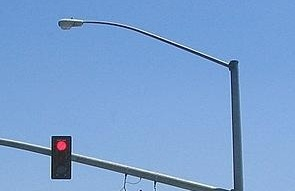
%> input picture 1.jpg, 295 x 191 px
$ octave seg.m   (GNU Octave 9; MATLAB toolbox functions it lacks are replaced by stand-ins)
%> lines starting %> are read from the running program, lines starting %| are printed output that depends on the picture; in (x1, y1, x2, y2) boxes, pixels count from 0 and x2, y2 are one past the last pixel; in counts of white or black regions, pixels touching at a corner belong together; the program's own positions count from 1
clear,clc,close all
image=imread('1.jpg');
%> image is the input picture: size 191x295x3 uint8; mean R, G, B 121.9, 160.8, 209.8
%figure,imshow(image);
%title('Original image');
b=image(:,:,3);
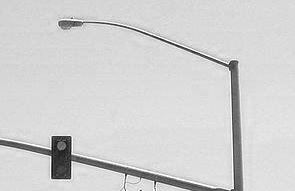
%> b: size 191x295 uint8; min 13, max 255, mean 209.8
%figure,imshow(image)
%I = rgb2gray(image);
%figure,imshow(I);
bw1=im2bw(b);
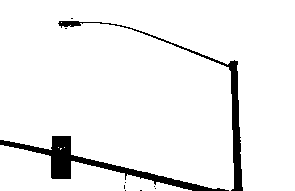
%> bw1: size 191x295 logical; 93.9% white; 10 black regions (8 under 20 px), largest, box (x1, y1, x2, y2) and area: (0, 136, 229, 191) 2036, (58, 21, 243, 191) 1363
%figure,imshow(I);
%bw = imbinarize(I);
%figure,imshow(bw);
bw=imcomplement(bw1);
%figure,imshow(bw);
bwfill= imfill(bw,'holes');
%> bwfill: size 191x295 logical; 6.1% white; 10 white regions (8 under 20 px), largest, box (x1, y1, x2, y2) and area: (0, 136, 229, 191) 2041, (58, 21, 243, 191) 1365
%figure,imshow(bwfill);
seD = strel('disk',10);
BWfinal=imopen(bwfill,seD);
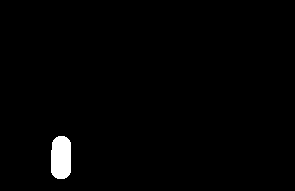
%> BWfinal: size 191x295 logical; 1.4% white; 1 white region, box (x1, y1, x2, y2) and area: (51, 136, 71, 179) 778


[v,~]=bwlabel(BWfinal);
%> v: size 191x295 double; values 0 (black) and 1 (white), 1.4% white; 1 white region
%disp(num);
%figure,imshow(BWfinal);
blobs= regionprops(v,'BoundingBox');
%> blobs = 1 region; box (x1, y1, x2, y2): (51, 136, 71, 179)


%figure,imshow(BWfinal);

%disp(blobs(1).BoundingBox);
%disp(blobs(2).BoundingBox);


[~,num]=bwlabel(BWfinal);
%> num = 1
%disp(num);
if num>1
    for i=1:num
       width=blobs(i).BoundingBox(3);
       hight=blobs(i).BoundingBox(4);
       %disp(blobs(i).BoundingBox);

       diff=abs(width-hight);

       area=width*hight;

       %disp(diff);
       if diff<50
           BWfinal = bwareaopen(BWfinal, area);
           %disp('****')
       end

    end
end

%label=bwlabel(BWfinal);
%ima=(label==1);
%figure,imshow(label==1);

[~,num]=bwlabel(BWfinal);
%disp(num);

   if num>1
       BWnobord = imclearborder(bw,4);
       %figure,imshow(BWnobord);
       seD = strel('rectangle',[20 ,20]);
       BWfinal=imopen(BWnobord,seD);
   end


%seD = strel('square',19);
%seD = strel('rectangle',[20 20]);

%figure,imshow(BWfinal);
%title('Segmented Image');

s=regionprops(BWfinal,'Centroid','Area','Perimeter');
%> s = 1 region; Area, Centroid and Perimeter: 778 [61.6 158.3] 105.6
cen=cat(1,s.Centroid);
%> cen = [61.65 158.3]
area=cat(1,s.Area);
%> area = 778
per=cat(1,s.Perimeter);
%> per = 105.6

hold on
plot(cen(:,1),cen(:,2),'b*');
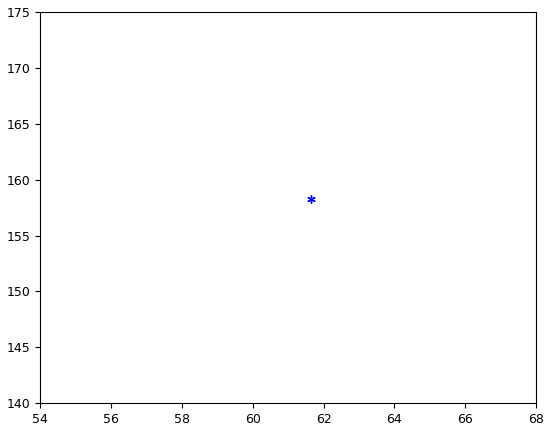
%> figure redrawn from the program's plot data
hold on


[B,L] = bwboundaries(BWfinal,'noholes');
%> B = 1 boundary; box (x1, y1, x2, y2) and points: (51, 136, 71, 179) 102
%disp(B(1));

%figure,imshow(labeloverlay(image,BWfinal));
%title('Mask Over Original Image');

s=regionprops(BWfinal,'BoundingBox');
%> s = 1 region; box (x1, y1, x2, y2): (51, 136, 71, 179)
bbox=cat(1,s.BoundingBox);
%> bbox = [51.5 136.5 20 43]
image= insertShape(image,'rectangle',bbox,'color','g');
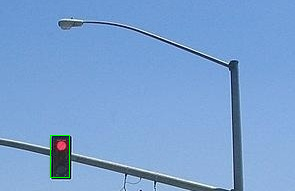
%> image: size 191x295x3 uint8; 0.22% of pixels changed, all inside (x1, y1, x2, y2) = (50, 135, 70, 178)
%figure,imshow(image);
%title('detection');


[x,~]=bwlabel(BWfinal);
blobs= regionprops(x,'BoundingBox');
arr=blobs(1).BoundingBox();
%> arr = [51.5 136.5 20 43]
disp(arr);
%|     51.500   136.500    20.000    43.000
I = imcrop(image,arr);
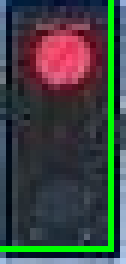
%> I: size 44x21x3 uint8 (shown 6 times larger); mean R, G, B 60.5, 66.9, 64.1
% [12 lines of commented-out code are left out]

$ run again, with 2.jpg copied over 1.jpg
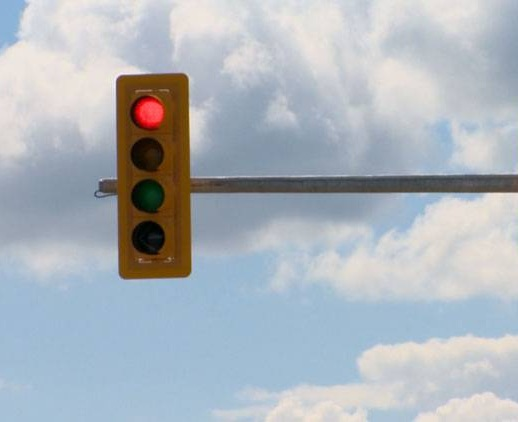
%> input picture 2.jpg, 518 x 422 px
%> image is the input picture: size 422x518x3 uint8; mean R, G, B 174, 181.4, 188.9
%> `bw1=im2bw(b);`:
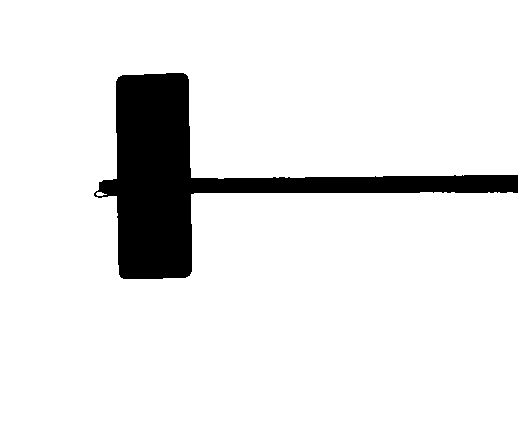
%> bw1: size 422x518 logical; 90.6% white; 1 black region, box (x1, y1, x2, y2) and area: (94, 73, 518, 279) 20546
%> bwfill: size 422x518 logical; 9.4% white; 1 white region, box (x1, y1, x2, y2) and area: (94, 73, 518, 279) 20576
%> BWfinal: size 422x518 logical; 6.9% white; 1 white region, box (x1, y1, x2, y2) and area: (111, 73, 195, 279) 15086
%> v: size 422x518 double; values 0 (black) and 1 (white), 6.9% white; 1 white region
%> blobs = 1 region; box (x1, y1, x2, y2): (111, 73, 195, 279)
%> num = 1
%> `s=regionprops(BWfinal,'Centroid','Area','Perimeter');`: s = 1 region; Area, Centroid and Perimeter: 15086 [154.3 177.1] 536.7
%> cen = [154.3 177.1]
%> area = 15086
%> per = 536.7
%> B = 1 boundary; box (x1, y1, x2, y2) and points: (111, 73, 195, 279) 534
%> `s=regionprops(BWfinal,'BoundingBox');`: s has the same summary as blobs
%> bbox = [111.5 73.5 84 206]
%> image: size 422x518x3 uint8; 0.26% of pixels changed, all inside (x1, y1, x2, y2) = (110, 72, 194, 278)
%|    111.500    73.500    84.000   206.000
%> `I = imcrop(image,arr);`:
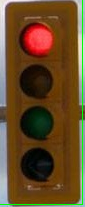
%> I: size 207x85x3 uint8; mean R, G, B 102.1, 74.1, 39.4

$ run again, with 4.jpg copied over 1.jpg
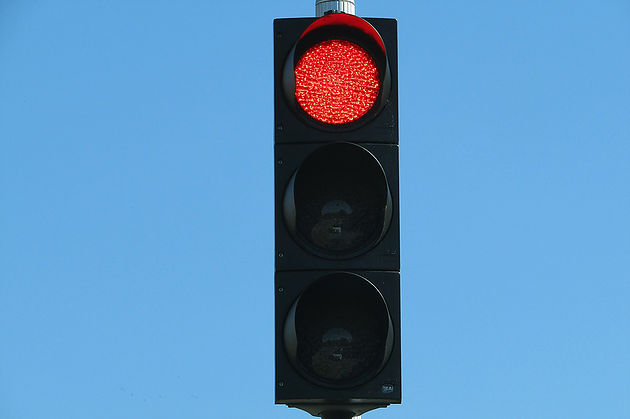
%> input picture 4.jpg, 630 x 419 px
%> image is the input picture: size 419x630x3 uint8; mean R, G, B 94, 146.4, 190.1
%> `bw1=im2bw(b);`:
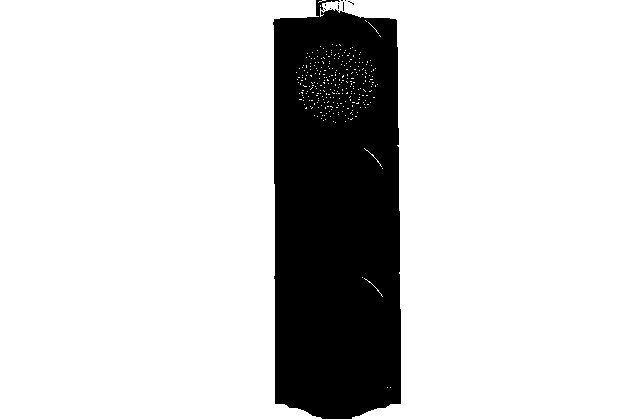
%> bw1: size 419x630 logical; 81.4% white; 10 black regions (9 under 20 px), largest, box (x1, y1, x2, y2) and area: (273, 0, 401, 419) 49055
%> bwfill: size 419x630 logical; 18.8% white; 10 white regions (9 under 20 px), largest, box (x1, y1, x2, y2) and area: (273, 0, 401, 419) 49512
%> BWfinal: size 419x630 logical; 18.7% white; 1 white region, box (x1, y1, x2, y2) and area: (274, 11, 401, 419) 49285
%> v: size 419x630 double; values 0 (black) and 1 (white), 18.7% white; 1 white region
%> blobs = 1 region; box (x1, y1, x2, y2): (274, 11, 401, 419)
%> num = 1
%> `s=regionprops(BWfinal,'Centroid','Area','Perimeter');`: s = 1 region; Area, Centroid and Perimeter: 49285 [337.5 215.5] 998.4
%> cen = [337.5 215.5]
%> area = 49285
%> per = 998.4
%> B = 1 boundary; box (x1, y1, x2, y2) and points: (274, 11, 401, 419) 998
%> `s=regionprops(BWfinal,'BoundingBox');`: s has the same summary as blobs
%> bbox = [274.5 11.5 127 408]
%> image: size 419x630x3 uint8; 0.4% of pixels changed, all inside (x1, y1, x2, y2) = (273, 10, 400, 418)
%|    274.500    11.500   127.000   408.000
%> `I = imcrop(image,arr);`:
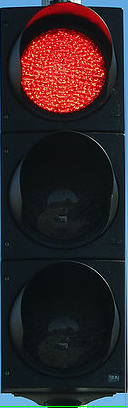
%> I: size 408x128x3 uint8; mean R, G, B 46, 37.7, 39.3
